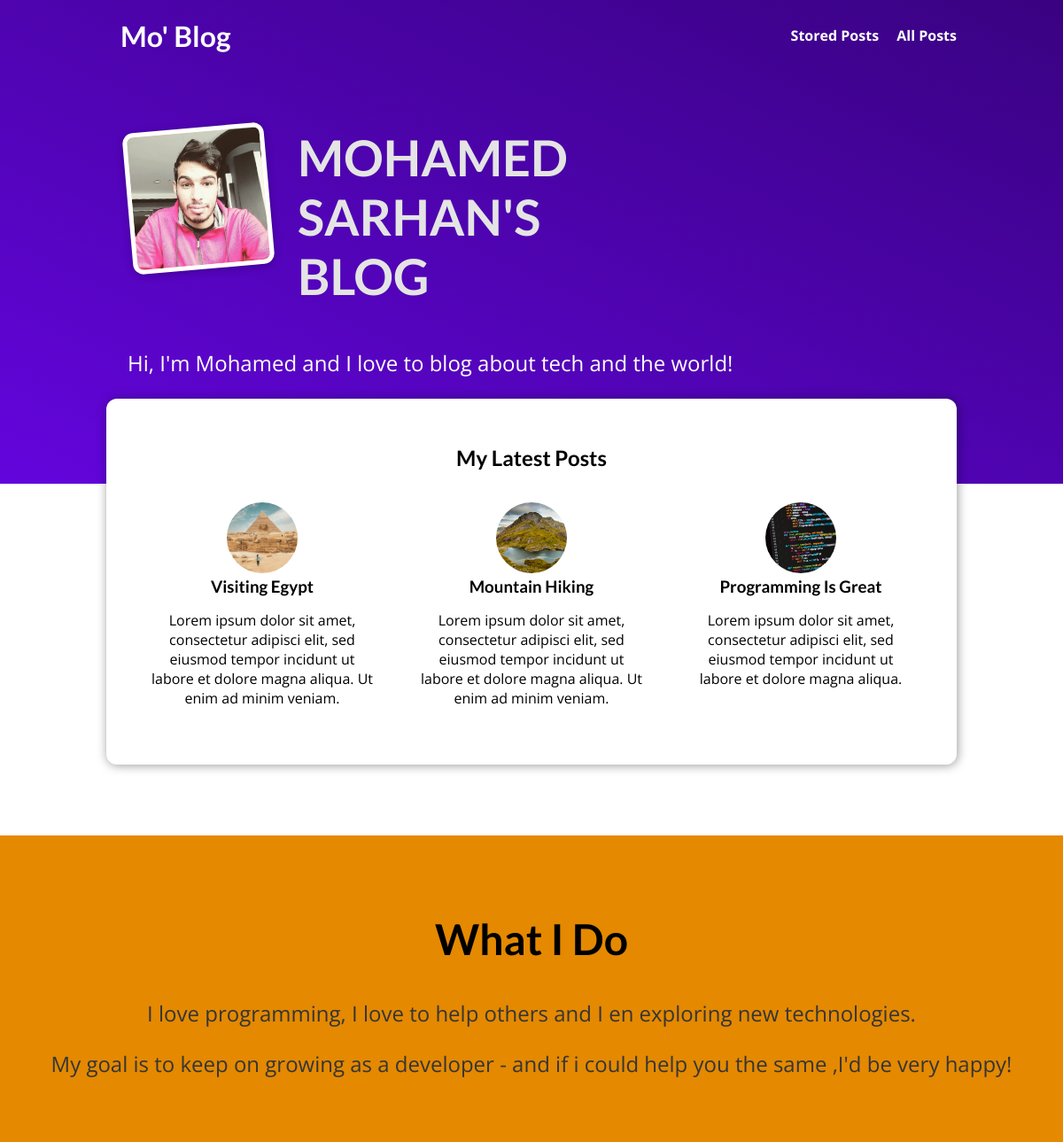
The page / on the database its author committed.
### blog/models.py (models this page shows, shortened)
class Post (models.Model):
    title = models.CharField(max_length=50)
    excerpt = models.CharField(max_length=200)
    image = models.ImageField(upload_to="posts",null=True)
    date = models.DateField(auto_now=True)
    slug = models.SlugField(unique=True)
    content = models.TextField(validators=[MinLengthValidator(50)])
    author = models.ForeignKey(
        Author, on_delete=models.SET_NULL, null=True,related_name="posts")
    tags=models.ManyToManyField(Tag)

### blog/views.py (the view)
# urls.py: path("", views.StartingPageView.as_view(), name="starting-page"),
class StartingPageView(ListView):
    template_name = 'blog/index.html'
    model = Post
    ordering = ["-date"]
    context_object_name = "posts"
    def get_queryset(self):
        queryset = super().get_queryset()
        data = queryset[:3]
        return data

### blog/templates/blog/index.html (shortened to what this page needs)
{% extends "base.html" %}
 {% load static%}
{% block css_files%}
  <link rel="stylesheet" href="{% static 'blog/post.css'%}"/>
  <link rel="stylesheet" href="{% static 'blog/index.css'%}"/>
{% endblock%}
{% block content %}
      <section id="Welcome">
        <header>
          <img src="{% static 'blog/images/mo.png' %}" alt="Mohamed - The Author Of This Blog " />
          <h2>MOHAMED SARHAN'S BLOG</h2>
        </header>
        <p>Hi, I'm Mohamed and I love to blog about tech and the world!</p>
      </section>
      <section id="latest-posts">
        <h2>My Latest Posts</h2>
        <ul>
          {% for post in posts %}
        {% include 'blog/includes/post.html' %}
        {% endfor %}
        </ul>
      </section>
      <section id="about">
        <h2>What I Do</h2>
        <p>
          I love programming, I love to help others and I en exploring new
          technologies.
        </p>
        <p>
          My goal is to keep on growing as a developer - and if i could help you the
          same ,I'd be very happy!
        </p>
      </section>
{% endblock %}

### blog/templates/blog/includes/post.html
 <li>
      <article class="post">
        <a href="{% url 'post-detail-page'  post.slug%}">
          <img src="{{ post.image.url }}" alt=" {{post.title}}"  />
          <div class="post__content">
            <h3>{{post.title}}</h3>
            <p>
             {{post.excerpt}}
            </p>
          </div>
        </a>
      </article>
    </li>

### static/app.css (style rules this page uses)
* { box-sizing: border-box; }
html { font-family: "Open Sans", "Lato", sans-serif; }
body { margin: 0; }
h1, h2, h3 { font-family: "Lato", sans-serif; font-weight: bold; }

### blog/static/blog/post.css (style rules this page uses)
.post { display: flex; flex-direction: column; align-items: center; text-align: center; }
.post a { text-decoration: none; color: black; transition: all 0.2s ease; padding: 1rem; }
.post img { width: 5rem; height: 5rem; object-fit: cover; border-radius: 50%; }
.post h3 { margin: 0.25rem 0; }

### blog/static/blog/index.css (style rules this page uses)
#welcome { background: linear-gradient(to right top, #6305dd, #390281); padding: 6rem 12%; }
#welcome header { display: flex; align-items: flex-start; margin: 3rem auto; }
#welcome img { width: 10rem; height: 10rem; object-fit: cover; object-position: top; border: 5px solid white; border-radius: 12px; background-color: #ffe1bf; transform: rotateZ(-5deg); box-shadow: 0 2px 8px rgba(0, 0, 0, 0.25); }
#welcome h2 { font-size: 3.5rem; margin: 0 0 0 2rem; color: #e4e4e4; width: 10rem; }
#welcome p { color: white; font-size: 1.5rem; }
#latest-posts { background-color: white; padding: 2rem; border-radius: 12px; width: 60rem; margin: -6rem auto 2rem auto; box-shadow: 1px 1px 12px rgba(0, 0, 0, 0.4); }
#latest-posts h2 { text-align: center; }
#latest-posts ul { list-style: none; margin: 0; padding: 0; display: flex; gap: 1rem; }
#latest-posts li { flex: 1; }
#about { text-align: center; padding: 3rem; background-color: #e48900; margin-top: 5rem; }
#about h2 { font-size: 3rem; }
#about p { font-size: 1.5rem; color: #353535; }

### rows shown on the page
Post: image (picture), title "Visiting Egypt", excerpt "Lorem ipsum dolor sit amet, consectetur adipisci elit, sed eiusmod tempor incidunt ut labore et dolore magna aliqua. Ut enim ad minim veniam."
Post: image (picture), title "Mountain Hiking", excerpt "Lorem ipsum dolor sit amet, consectetur adipisci elit, sed eiusmod tempor incidunt ut labore et dolore magna aliqua. Ut enim ad minim veniam."
Post: image (picture), title "Programming Is Great", excerpt "Lorem ipsum dolor sit amet, consectetur adipisci elit, sed eiusmod tempor incidunt ut labore et dolore magna aliqua."
